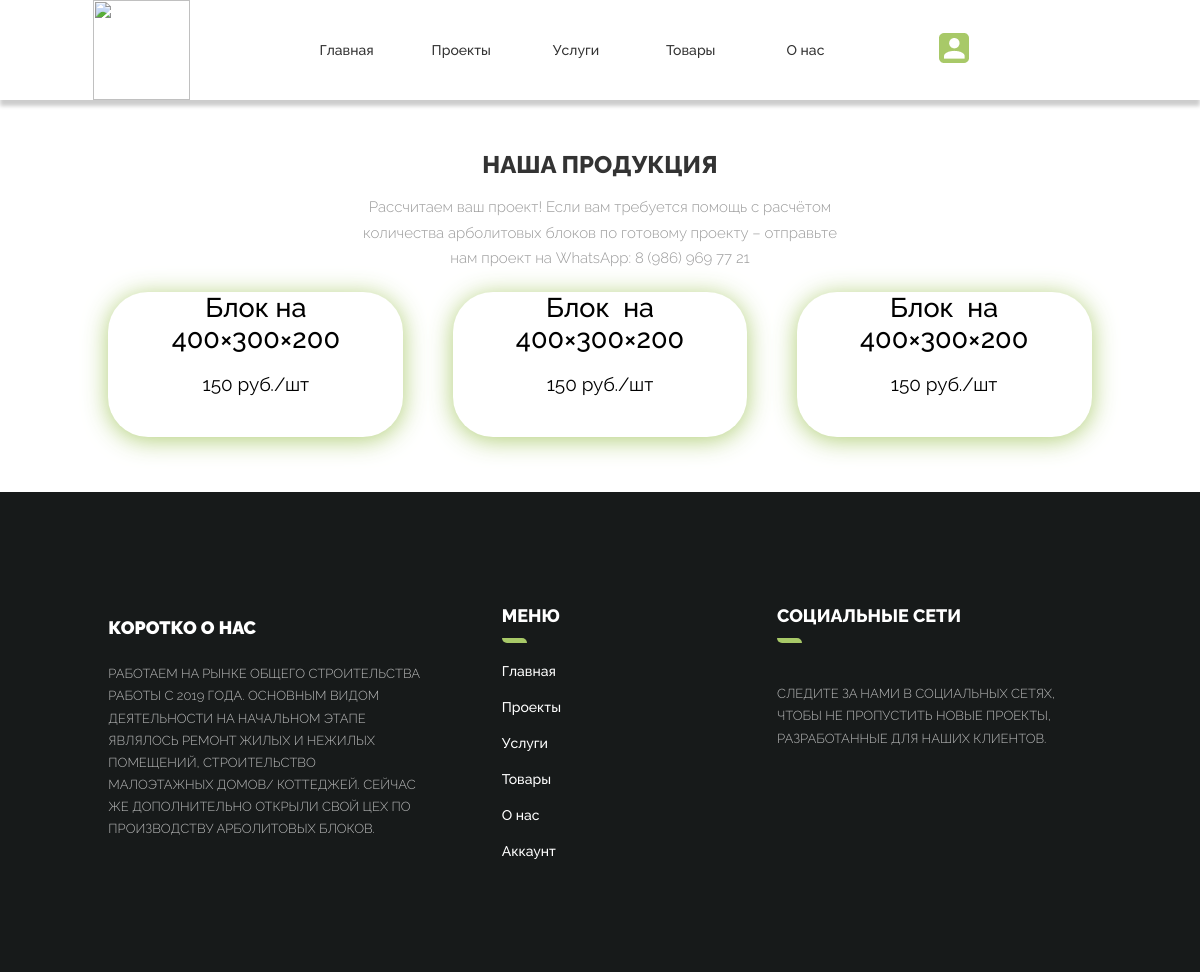
Screenshot of /catalog.php with the database file from the repository.
### tables this page shows
CREATE TABLE `products` (
  `product_id` int(11) NOT NULL,
  `name` varchar(256) NOT NULL,
  `price` varchar(256) NOT NULL,
  `count` int(255) NOT NULL,
  `path` varchar(500) NOT NULL
);

### catalog.php (the view, shortened to what this page needs)
<?php
	include "connect.php";
	$role = (isset($_SESSION["role"])) ? $_SESSION["role"] : "guest";
	$sql = "SELECT * FROM `products`";
	if(!$result = $connect->query($sql))
		return die ("Ошибка получения данных: ". $connect->error);
	$data = "";
	while($row = $result->fetch_assoc())
		$data .= sprintf('
			<div class="col">
				<img src="%s" alt="">
				<div class="row">
					<a href="">%s</a>
                  	<p>%s руб./шт</p>
				</div>
				%s
				%s
			</div>
		', $row["path"],  $row["name"], $row["price"],
		($role == "admin") ? '
			<div class="row">
				<p><a href="update.php?id='.$row["product_id"].'" class="text-small">Редактировать</a></p>
				<p><a onclick="return confirm(\'Вы действительно хотите удалить этот товар?\')" href="controllers/delete_product.php?id='.$row["product_id"].'" class="text-small">Удалить</a></p>
			</div>
		' : '',
		($role != "guest") ? '<p class="text-right"><a href="controllers/add_cart.php?id='. $row["product_id"] .'" class="text-small">В корзину</a></p>' : '');
?>
<!DOCTYPE html>
<html lang="ru">
<head>
    <link rel="stylesheet" href="asset/css/catalog.css">
	<link rel="stylesheet" href="asset/css/projects.css">
</head>
<body><?php
$m = '';
$menu = sprintf($m);
?>
<div class="menu1">
        <div class="logo"><a href="index.php"><img src="asset/img/logo.svg" alt=""></a></div>
        <div class="links">
            <a href="index.php">Главная</a>
            <a href="projects.php">Проекты</a>
            <a href="uslugi.php">Услуги</a>
            <a href="catalog.php">Товары</a>
            <a href="about.php">О нас</a>	<?= $menu ?>
        </div>
<div class="acc">
    <a href="logreg.php"><img src="asset/img/acc.png" alt=""></a>
</div>
    </div>
	<main>
    <div class="zag">
        <h1>Наша продукция</h1>
        <h4>Рассчитаем ваш проект! Если вам требуется помощь с расчётом количества арболитовых блоков по готовому проекту – отправьте нам проект на WhatsApp:  8 (986) 969 77 21</h4>
    </div>
			<div class="in-products" id="products">
				<?= $data ?>
			</div>
	</main>
    <footer><div class="foot__cont">
<div class="about">
    <h1>КОРОТКО О НАС</h1>
    <p>работаем на рынке общего строительства работы c 2019 года. Основным видом деятельности на начальном этапе являлось ремонт жилых и нежилых помещений, строительство малоэтажных домов/ коттеджей. Сейчас же дополнительно открыли свой цех по производству арболитовых блоков.
</p>
</div>
<div class="footer__menu">
    <h1>МЕНЮ</h1>
    <div class="decoration"></div>
    <a href="index.php">Главная</a>
    <a href="projects.php">Проекты</a>
    <a href="uslugi.php">Услуги</a>
    <a href="catalog.php">Товары</a>
    <a href="about.php">О нас</a>
    <a href="logreg.php">Аккаунт</a>
</div>
<div class="social">
<h1>СОЦИАЛЬНЫЕ СЕТИ</h1>
    <div class="decoration"></div>
    <p>Следите за нами в социальных сетях, чтобы не пропустить новые проекты, разработанные для наших клиентов.</p>
    <div class="footer__acc">
    </div>
</div></div>
        </footer>
</body>
</html>

### css/catalog.css (style rules this page uses)
body { margin: 0; padding: 0; width: 100%; display: flex; flex-direction: column; align-items: center; }
.menu1 { width: 100%; display: flex; justify-content: space-evenly; height: 100px; box-shadow: 0 6px 4px rgba(0, 0, 0, .2); }
.logo { width: 10%; }
.logo img { width: 90%; height: 100%; }
.links { width: 45%; height: 100%; display: flex; justify-content: space-between; align-items: center; }
.links a { color: var(--text, #333); font-family: Raleway-m; font-size: 14px; font-style: normal; font-weight: 500; line-height: normal; text-decoration: none; border-radius: 0 5px ; background: rgb(255, 255, 255); height: 30%; width: 15%; display: flex; align-items: center; justify-content: center; transition: 0.5s linear; }
.acc { width: 14%; height: 100%; display: flex; justify-content: space-between; align-items: center; }
main { width: 87.5%; }
.zag { width: 100%; display: flex; flex-direction: column; align-items: center; }
.zag h1 { margin-top: 50px; color: var(--text, #333); text-align: center; font-family: Raleway-eb; font-size: 24px; font-style: normal; font-weight: 900; line-height: normal; text-transform: uppercase; }
.zag h4 { color: #999; text-align: center; font-family: Raleway-l; font-size: 15px; font-style: normal; font-weight: 400; line-height: 170%; margin-top: 0; width: 49.11%; text-align: center; }
.in-products { display: flex; justify-content: space-between; width: 100%; }
.col { display: flex; flex-direction: column; align-items: center; justify-content: space-between; width: 30%; border-radius: 40px; background: #FFF; box-shadow:0px 3px 25px 0px rgba(168, 201, 104, 0.91); }
.row { margin-bottom:8%; display: flex; flex-direction: column; justify-content: start; align-items: center; width: 90%; }
.row a { color: #000; text-align: center; width: 96%; font-family: Raleway-m; font-size: 27px; font-style: normal; font-weight: 500; line-height: normal; text-decoration: none; }
.row p { color: #000; text-align: center; font-family: Raleway-r; font-size: 19px; font-style: normal; font-weight: 400; line-height: normal; }
footer { width: 100%; height: 60vh; background: var(--deep, #171A1A); display: flex; justify-content: space-around; align-items: center; }
.about { width: 32%; height: 82%; display: flex; flex-direction: column; justify-content: space-evenly; align-items: flex-start; }
.about h1 { color: #FFF; font-family: Raleway-black; font-size: 18px; font-style: normal; font-weight: 900; line-height: normal; text-transform: uppercase; }
.about p { color: rgba(255, 255, 255, 0.70); font-family: Raleway-l; font-size: 13px; font-style: normal; font-weight: 400; line-height: 170%; text-transform: uppercase; }
.footer__menu { width: 20%; display: flex; flex-direction: column; justify-content: flex-start; height: 82%; }
.decoration { border-radius: 0px 5px; background: var(--orange, #A8C968); width: 25px; height: 5px; flex-shrink: 0; }
.footer__menu h1 { color: #FFF; font-family: Raleway-eb; font-size: 18px; font-style: normal; font-weight: 900; line-height: normal; text-transform: uppercase; margin-top: 0; }
.footer__menu a { text-decoration: none; color: #FFF; font-family: Raleway-m; font-size: 14px; font-style: normal; font-weight: 500; line-height: normal; margin-top: 20px; }
.social { width: 32%; height: 82%; display: flex; flex-direction: column; justify-content: flex-start; align-items: flex-start; }
.social h1 { color: #FFF; font-family: Raleway-eb; font-size: 18px; font-style: normal; font-weight: 900; line-height: normal; text-transform: uppercase; margin-top: 0; }
.social p { color: rgba(255, 255, 255, 0.70); font-family: Raleway-l; font-size: 13px; font-style: normal; font-weight: 400; line-height: 170%; text-transform: uppercase; margin: 40px 0 40px 0px; }
.footer__acc { width: 30%; display: flex; justify-content: space-between; }
.foot__cont { display: flex; width: 81.94%; justify-content: space-between; flex-wrap: wrap; }

### rows the page displays
products: name "Блок на 400×300×200", price "150"
products: name "Блок на 400×300×200", price "150"
products: name "Блок на 400×300×200", price "150"
